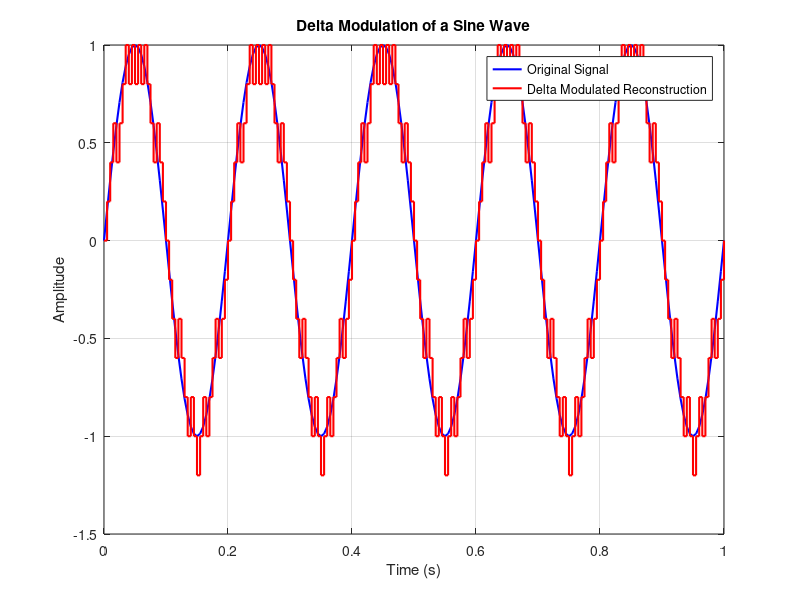

This chart was generated by the following MATLAB code:
clc;
clear;

% Parameters
fs = 200;                    % Sampling frequency
t = 0:1/fs:1;                % Time vector
x = sin(2*pi*5*t);           % Input signal (sine wave)
delta = 0.2;                 % Step size

% Initialization
x_dm = zeros(size(x));       % Delta modulated signal (reconstructed)
bitstream = zeros(size(x));  % Output bitstream (0 or 1)

for i = 2:length(x)
    if x(i) > x_dm(i-1)
        bitstream(i) = 1;
        x_dm(i) = x_dm(i-1) + delta;
    else
        bitstream(i) = 0;
        x_dm(i) = x_dm(i-1) - delta;
    end
end

% Plot input and reconstructed signal
figure;
plot(t, x, 'b', 'LineWidth', 1.5); hold on;
stairs(t, x_dm, 'r', 'LineWidth', 1.5);
xlabel('Time (s)');
ylabel('Amplitude');
title('Delta Modulation of a Sine Wave');
legend('Original Signal', 'Delta Modulated Reconstruction');
grid on;
